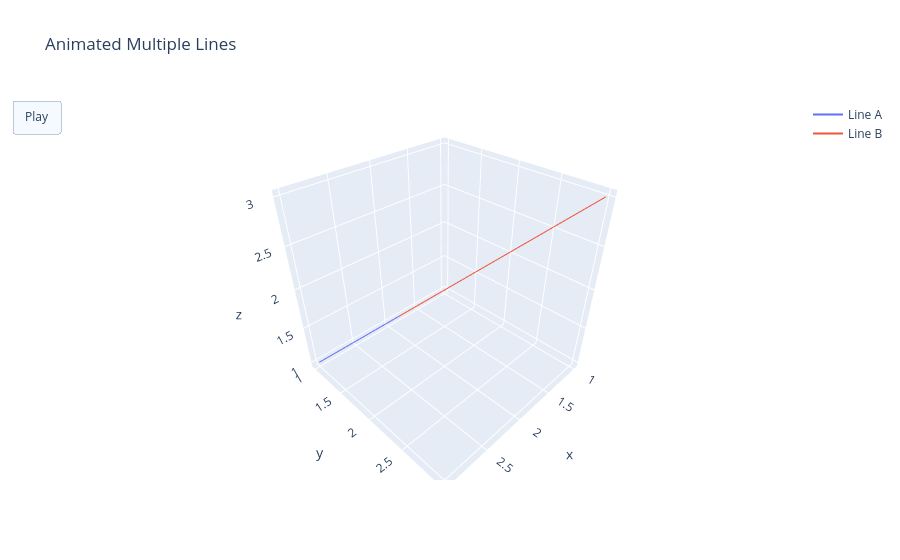

The notebook cell saved with this chart:
### Code cell
fig = go.Figure(
    data=[
        go.Scatter3d(x=[1, 2, 3], y=[1, 2, 1], z=[1, 2, 1], mode='lines', name='Line A'),
        go.Scatter3d(x=[1, 2, 3], y=[3, 1, 3], z=[3, 1, 3], mode='lines', name='Line B')
    ],
    layout=go.Layout(
        # xaxis=dict(range=[0, 4]),
        # yaxis=dict(range=[0, 4]),
        title="Animated Multiple Lines",
        updatemenus=[dict(
            type="buttons",
            buttons=[dict(label="Play", method="animate", args=[None])]
        )]
    )
)

frames = [
    go.Frame(data=[
        go.Scatter3d(x=[1, 2, 3], y=[1, 2, 1], z=[1, 2, 1]), # Updates trace 0
        go.Scatter3d(x=[1, 2, 3], y=[3, 1, 3], z=[3, 1, 3])  # Updates trace 1
    ], name="frame1", traces=[0, 1]), # Link to initial traces
    go.Frame(data=[
        go.Scatter3d(x=[1, 2, 3], y=[2, 3, 2], z=[2, 3, 2]),
        go.Scatter3d(x=[1, 2, 3], y=[2, 2, 2], z=[2, 2, 2])
    ], name="frame2", traces=[0, 1]),
    go.Frame(data=[
        go.Scatter3d(x=[1, 2, 3], y=[3, 1, 3], z=[3, 1, 3]),
        go.Scatter3d(x=[1, 2, 3], y=[1, 3, 1], z=[1, 3, 1])
    ], name="frame3", traces=[0, 1]),
]
fig.frames = frames

fig.show()

### Figure 1 — Plotly figure (JSON) as saved in the notebook; plotly's stock layout.template omitted (floating-point values rounded to 4 significant figures)
{"data": [{"mode": "lines", "name": "Line A", "type": "scatter3d", "x": [1, 2, 3], "y": [1, 2, 1], "z": [1, 2, 1]}, {"mode": "lines", "name": "Line B", "type": "scatter3d", "x": [1, 2, 3], "y": [3, 1, 3], "z": [3, 1, 3]}], "layout": {"title": {"text": "Animated Multiple Lines"}, "updatemenus": [{"buttons": [{"args": [null], "label": "Play", "method": "animate"}], "type": "buttons"}]}}
